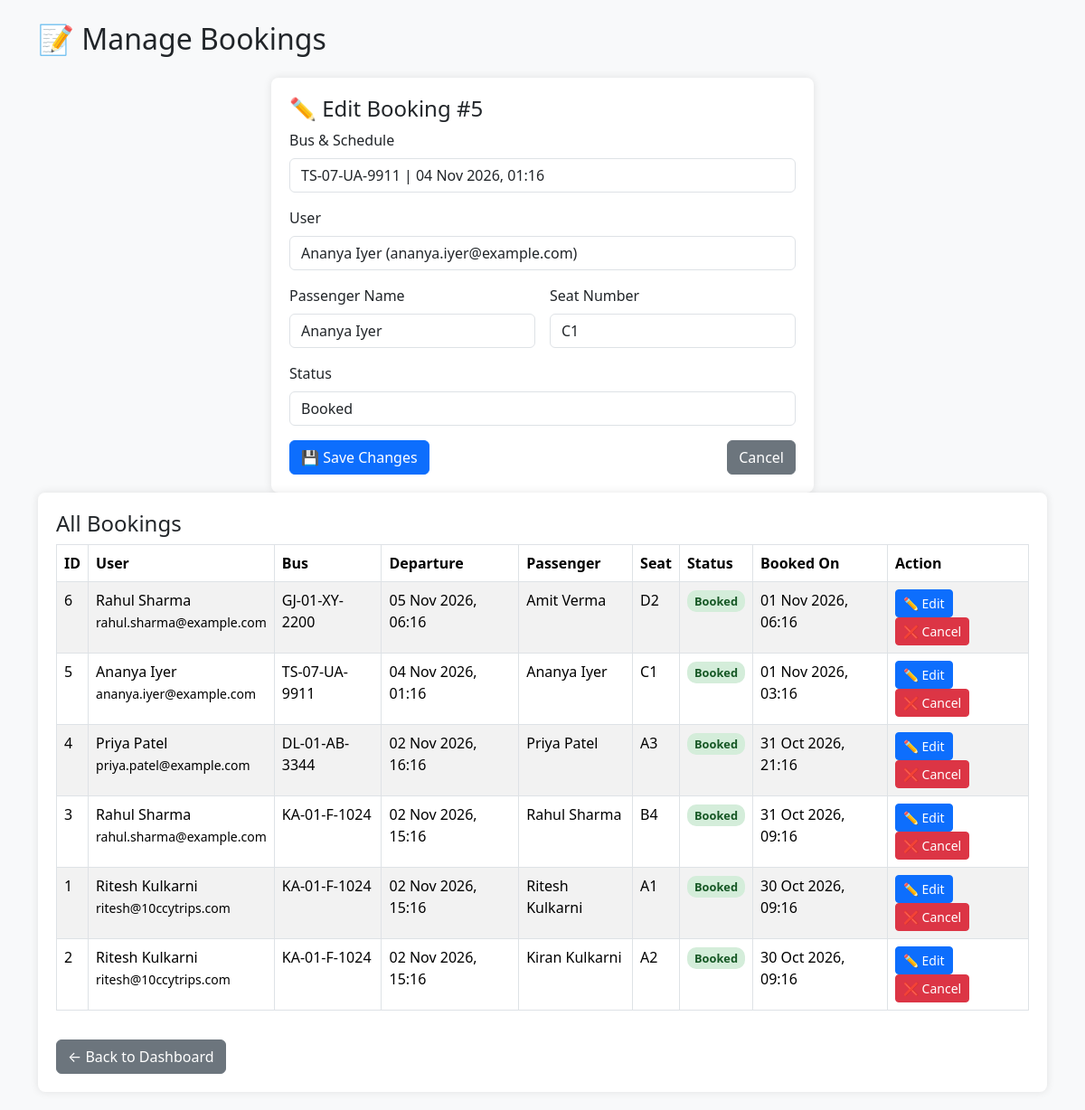
/manage_bookings.php?edit=5 (signed in), run on an earlier commit of the app's database.
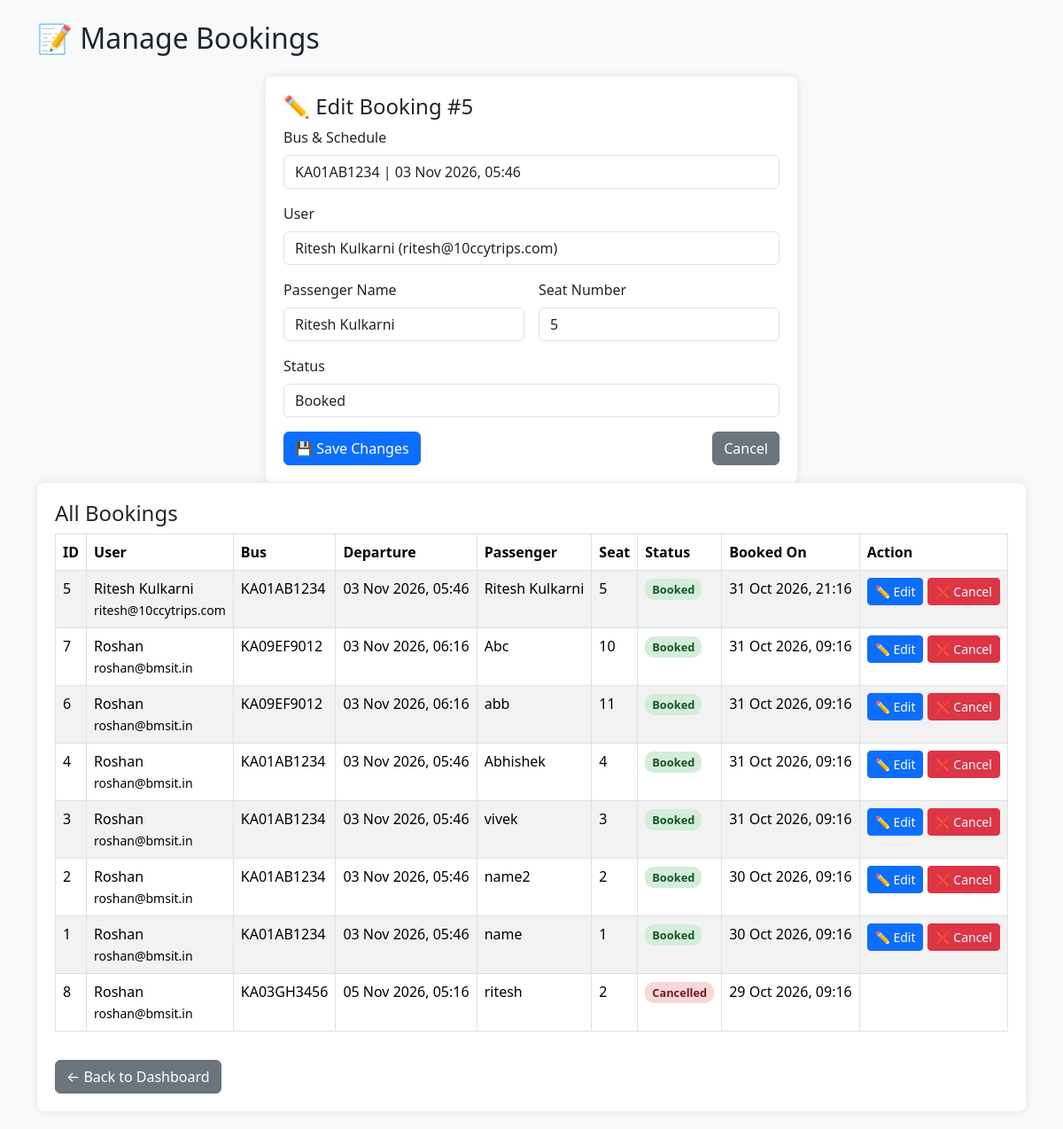
And on a later commit of the database.
### tables this page shows
CREATE TABLE IF NOT EXISTS `bookings` (
  `id` INT AUTO_INCREMENT PRIMARY KEY,
  `user_id` INT NOT NULL,
  `schedule_id` INT NOT NULL,
  `seat_no` VARCHAR(10) NOT NULL,
  `passenger_name` VARCHAR(100) NOT NULL,
  `status` ENUM('booked', 'cancelled') NOT NULL DEFAULT 'booked',
  `booked_on` DATETIME DEFAULT CURRENT_TIMESTAMP,
  FOREIGN KEY (`user_id`) REFERENCES `users`(`id`) ON DELETE CASCADE,
  FOREIGN KEY (`schedule_id`) REFERENCES `schedules`(`id`) ON DELETE CASCADE
);

CREATE TABLE IF NOT EXISTS `buses` (
  `id` INT AUTO_INCREMENT PRIMARY KEY,
  `bus_number` VARCHAR(50) NOT NULL,
  `name` VARCHAR(100) NOT NULL,
  `type` VARCHAR(50) NOT NULL,
  `seats` INT NOT NULL DEFAULT 40,
  `created_at` TIMESTAMP DEFAULT CURRENT_TIMESTAMP
);

CREATE TABLE IF NOT EXISTS `schedules` (
  `id` INT AUTO_INCREMENT PRIMARY KEY,
  `bus_id` INT NOT NULL,
  `route_id` INT NOT NULL,
  `departure_time` DATETIME NOT NULL,
  `arrival_time` DATETIME NOT NULL,
  `price` DECIMAL(10,2) NOT NULL,
  `created_at` TIMESTAMP DEFAULT CURRENT_TIMESTAMP,
  FOREIGN KEY (`bus_id`) REFERENCES `buses`(`id`) ON DELETE CASCADE,
  FOREIGN KEY (`route_id`) REFERENCES `routes`(`id`) ON DELETE CASCADE
);

CREATE TABLE IF NOT EXISTS `users` (
  `id` INT AUTO_INCREMENT PRIMARY KEY,
  `full_name` VARCHAR(100) NOT NULL,
  `email` VARCHAR(100) NOT NULL UNIQUE,
  `username` VARCHAR(50) NOT NULL UNIQUE,
  `password` VARCHAR(255) NOT NULL,
  `user_type` ENUM('user', 'admin') NOT NULL DEFAULT 'user',
  `created_at` TIMESTAMP DEFAULT CURRENT_TIMESTAMP
);

### manage_bookings.php (the view, shortened to what the changed rows need)
<?php
include 'includes/db.php';
$edit_mode = false;
$edit_data = [];
$users = $conn->query("SELECT id, full_name, email FROM users WHERE user_type = 'user' ORDER BY full_name ASC");
if (isset($_GET['edit'])) {
    $edit_mode = true;
    $stmt = $conn->prepare("
        SELECT b.*, u.full_name as user_name, u.email as user_email,
               s.departure_time, bus.bus_number
        FROM bookings b
        JOIN users u ON b.user_id = u.id
        JOIN schedules s ON b.schedule_id = s.id
        JOIN buses bus ON s.bus_id = bus.id
        WHERE b.id = ? AND b.status = 'booked'
    ");
    $stmt->bind_param("i", $_GET['edit']);
    $stmt->execute();
    $edit_data = $stmt->get_result()->fetch_assoc();
}
$bookings = $conn->query("
    SELECT b.*, u.full_name as user_name, u.email as user_email,
           s.departure_time, bus.bus_number, r.source, r.destination
    FROM bookings b
    JOIN users u ON b.user_id = u.id
    JOIN schedules s ON b.schedule_id = s.id
    JOIN buses bus ON s.bus_id = bus.id
    JOIN routes r ON s.route_id = r.id
    ORDER BY b.booked_on DESC
");
?>
<!DOCTYPE html>
<html>
<head>
    <link rel="stylesheet" href="https://cdn.jsdelivr.net/npm/bootstrap@5.3.3/dist/css/bootstrap.min.css">
</head>
<body class="bg-light">
<div class="container mt-4">
    <h2 class="mb-4">📝 Manage Bookings</h2>
    <?php if ($edit_mode): ?>
    <div class="form-section edit-form">
        <h4>✏️ Edit Booking #<?= $edit_data['id'] ?></h4>
        <form method="POST">
            <div class="mb-3">
                <label class="form-label">Bus & Schedule</label>
                <input type="text" class="form-control"
                    value="<?= htmlspecialchars($edit_data['bus_number'] . ' | ' . date('d M Y, H:i', strtotime($edit_data['departure_time']))) ?>" readonly>
            </div>
            <div class="mb-3">
                <label class="form-label">User</label>
                <select name="user_id" class="form-control" required>
                    <?php
                    $users->data_seek(0);
                    while ($user = $users->fetch_assoc()): ?>
                        <option value="<?= $user['id'] ?>"
                            <?= ($edit_data['user_id'] == $user['id']) ? 'selected' : '' ?>>
                            <?= htmlspecialchars($user['full_name'] . ' (' . $user['email'] . ')') ?>
                        </option>
                    <?php endwhile; ?>
                </select>
            </div>
            <div class="row g-3 mb-3">
                <div class="col-md-6">
                    <label class="form-label">Passenger Name</label>
                    <input type="text" name="passenger_name" class="form-control" required
                        value="<?= htmlspecialchars($edit_data['passenger_name']) ?>">
                </div>
                <div class="col-md-6">
                    <label class="form-label">Seat Number</label>
                    <input type="text" name="seat_no" class="form-control" required
                        value="<?= htmlspecialchars($edit_data['seat_no']) ?>">
                </div>
            </div>
            <div class="mb-3">
                <label class="form-label">Status</label>
                <select name="status" class="form-control" required>
                    <option value="booked" <?= ($edit_data['status'] == 'booked') ? 'selected' : '' ?>>Booked</option>
                </select>
            </div>
            <div class="d-flex justify-content-between">
                <button type="submit" name="update" class="btn btn-primary">💾 Save Changes</button>
                <a href="manage_bookings.php" class="btn btn-secondary">Cancel</a>
            </div>
        </form>
    </div>
    <?php endif; ?>
    <div class="form-section">
        <div class="table-responsive">
            <table class="table table-bordered table-striped">
                <thead>
                    <tr>
                        <th>ID</th>
                        <th>User</th>
                        <th>Bus</th>
                        <th>Departure</th>
                        <th>Passenger</th>
                        <th>Seat</th>
                        <th>Status</th>
                        <th>Booked On</th>
                        <th>Action</th>
                    </tr>
                </thead>
                <tbody>
                    <?php while ($booking = $bookings->fetch_assoc()): ?>
                        <tr>
                            <td><?= $booking['id'] ?></td>
                            <td>
                                <?= htmlspecialchars($booking['user_name']) ?>
                                <br><small><?= htmlspecialchars($booking['user_email']) ?></small>
                            </td>
                            <td><?= htmlspecialchars($booking['bus_number']) ?></td>
                            <td><?= date('d M Y, H:i', strtotime($booking['departure_time'])) ?></td>
                            <td><?= htmlspecialchars($booking['passenger_name']) ?></td>
                            <td><?= htmlspecialchars($booking['seat_no']) ?></td>
                            <td>
                                <span class="booking-status status-<?= $booking['status'] ?>">
                                    <?= ucfirst($booking['status']) ?>
                                </span>
                            </td>
                            <td><?= date('d M Y, H:i', strtotime($booking['booked_on'])) ?></td>
                            <td>
                                <?php if ($booking['status'] == 'booked'): ?>
                                    <a href="manage_bookings.php?edit=<?= $booking['id'] ?>" class="btn btn-sm btn-primary">✏️ Edit</a>
                                    <a href="manage_bookings.php?cancel=<?= $booking['id'] ?>" class="btn btn-sm btn-danger" onclick="return confirm('Cancel this booking?')">❌ Cancel</a>
                                <?php endif; ?>
                            </td>
                        </tr>
                    <?php endwhile; ?>
                </tbody>
            </table>
        </div>
    </div>
</div>
</body>
</html>

What changed in the data, as far as the page shows it:
changed bookings id 5: departure_time "TS-07-UA-9911 | 04 Nov 2026, 01:16" → "KA01AB1234 | 03 Nov 2026, 05:46"; user_id "Ananya Iyer (ananya.iyer@example.com)" → "Ritesh Kulkarni (ritesh@10ccytrips.com)"; passenger_name "Ananya Iyer" → "Ritesh Kulkarni"; seat_no "C1" → "5"; user.full_name "Ananya Iyer" → "Ritesh Kulkarni"; user.email "ananya.iyer@example.com" → "ritesh@10ccytrips.com"; buses.bus_number "TS-07-UA-9911" → "KA01AB1234"; schedule.departure_time "04 Nov 2026, 01:16" → "03 Nov 2026, 05:46"; booked_on "01 Nov 2026, 03:16" → "31 Oct 2026, 21:16"; moves up the list
added bookings: id "7", user.full_name "Roshan", user.email "roshan@bmsit.in", buses.bus_number "KA09EF9012", schedule.departure_time "03 Nov 2026, 06:16", passenger_name "Abc", seat_no "10", status "Booked", booked_on "31 Oct 2026, 09:16"
changed bookings id 6: user.full_name "Rahul Sharma" → "Roshan"; user.email "rahul.sharma@example.com" → "roshan@bmsit.in"; buses.bus_number "GJ-01-XY-2200" → "KA09EF9012"; schedule.departure_time "05 Nov 2026, 06:16" → "03 Nov 2026, 06:16"; passenger_name "Amit Verma" → "abb"; seat_no "D2" → "11"; booked_on "01 Nov 2026, 06:16" → "31 Oct 2026, 09:16"
changed bookings id 4: user.full_name "Priya Patel" → "Roshan"; user.email "priya.patel@example.com" → "roshan@bmsit.in"; buses.bus_number "DL-01-AB-3344" → "KA01AB1234"; schedule.departure_time "02 Nov 2026, 16:16" → "03 Nov 2026, 05:46"; passenger_name "Priya Patel" → "Abhishek"; seat_no "A3" → "4"; booked_on "31 Oct 2026, 21:16" → "31 Oct 2026, 09:16"
changed bookings id 3: user.full_name "Rahul Sharma" → "Roshan"; user.email "rahul.sharma@example.com" → "roshan@bmsit.in"; buses.bus_number "KA-01-F-1024" → "KA01AB1234"; schedule.departure_time "02 Nov 2026, 15:16" → "03 Nov 2026, 05:46"; passenger_name "Rahul Sharma" → "vivek"; seat_no "B4" → "3"
changed bookings id 2: user.full_name "Ritesh Kulkarni" → "Roshan"; user.email "ritesh@10ccytrips.com" → "roshan@bmsit.in"; buses.bus_number "KA-01-F-1024" → "KA01AB1234"; schedule.departure_time "02 Nov 2026, 15:16" → "03 Nov 2026, 05:46"; passenger_name "Kiran Kulkarni" → "name2"; seat_no "A2" → "2"; moves up the list
changed bookings id 1: user.full_name "Ritesh Kulkarni" → "Roshan"; user.email "ritesh@10ccytrips.com" → "roshan@bmsit.in"; buses.bus_number "KA-01-F-1024" → "KA01AB1234"; schedule.departure_time "02 Nov 2026, 15:16" → "03 Nov 2026, 05:46"; passenger_name "Ritesh Kulkarni" → "name"; seat_no "A1" → "1"
added bookings: id "8", user.full_name "Roshan", user.email "roshan@bmsit.in", buses.bus_number "KA03GH3456", schedule.departure_time "05 Nov 2026, 05:16", passenger_name "ritesh", seat_no "2", status "Cancelled", booked_on "29 Oct 2026, 09:16"
